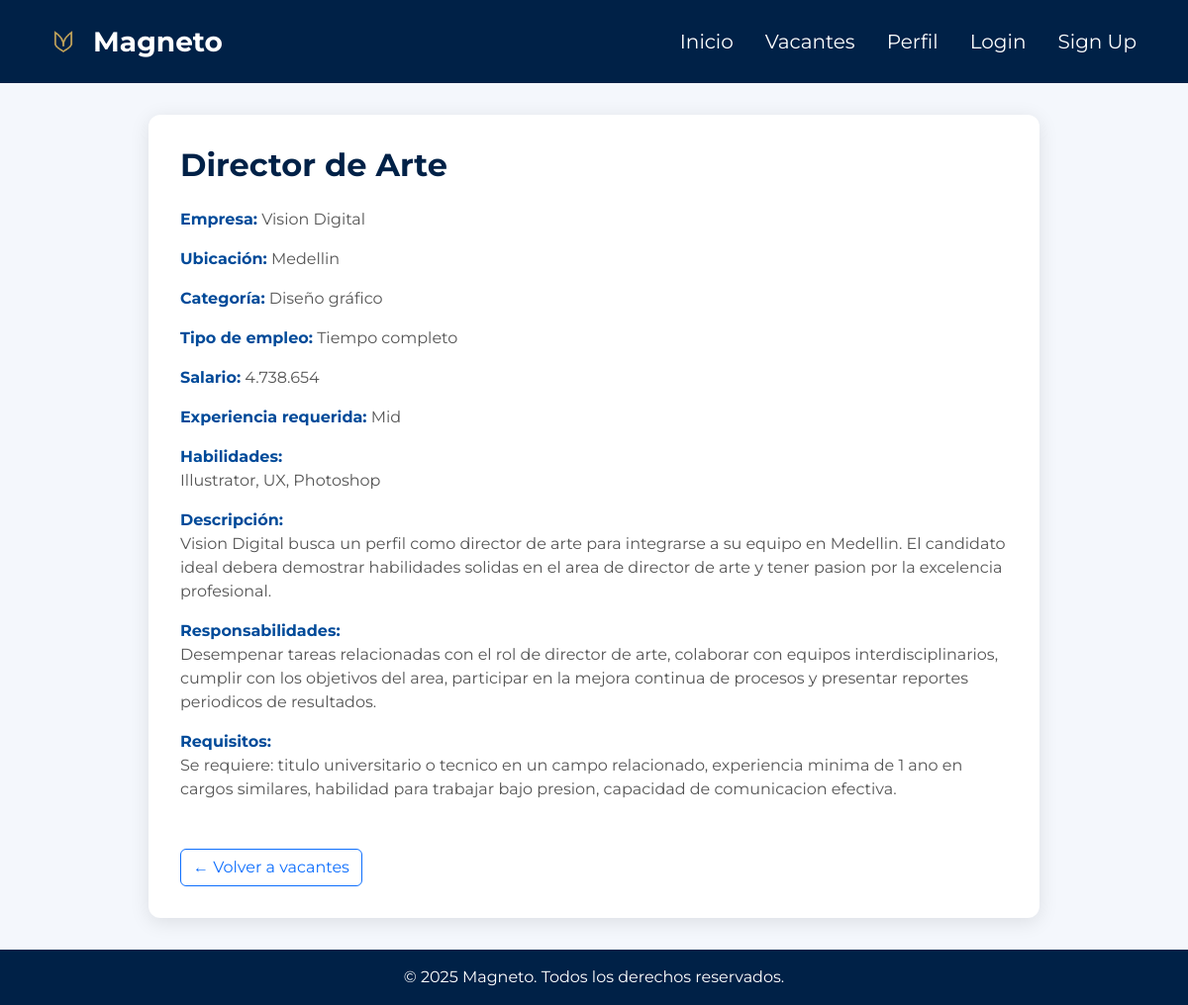
The app's page /jobs/1229/ with its own data.
### jobs/models.py (models this page shows, shortened)
class Job(models.Model):
    CATEGORIAS_TRABAJO = [
        ("diseno_grafico", "Diseño gráfico"),
        ("ingenieria_informatica", "Ingeniería informática"),
        ("marketing_digital", "Marketing digital"),
        ("ingenierias", "Ingenierias"),
        ("finanzas", "Finanzas"),
        ("salud", "Salud"),
        ("educacion", "Educación"),
        ("administracion", "Administración"),
        ("recursos_humanos", "Recursos humanos"),
    ]
    TIPO_EMPLEO = [
        ('tiempo_completo', 'Tiempo completo'),
        ('medio_tiempo', 'Medio tiempo'),
        ('contrato', 'Contrato'),
        ('pasantia', 'Pasantía'),
        ('remoto', 'Remoto'),
    ]
    NIVEL_EXPERIENCIA = [
        ('entry', 'Entry'),
        ('junior', 'Junior'),
        ('mid', 'Mid'),
        ('senior', 'Senior'),
    ]
    creada_por = models.ForeignKey(User, on_delete=models.CASCADE, related_name='vacantes', blank=True, null=True)
    titulo = models.CharField(max_length=200)
    empresa = models.CharField(max_length=200)
    ubicacion = models.CharField(max_length=100)
    descripcion = models.TextField()
    responsabilidades = models.TextField(blank=True)
    requisitos = models.TextField(blank=True)
    rango_salarial = models.CharField(max_length=100, blank=True)
    tipo_empleo = models.CharField(
        max_length=50,
        choices=TIPO_EMPLEO
    , default='tiempo_completo'
    )
    nivel_experiencia = models.CharField(
        max_length=50,
        choices=NIVEL_EXPERIENCIA
    , default='entry'
    )
    habilidades_requeridas = models.TextField(blank=True, help_text="Lista separada por comas")
    fecha_publicacion = models.DateTimeField(auto_now_add=True)
    esta_activa = models.BooleanField(default=True)
    categoria_trabajo = models.CharField(
        max_length=100,
        choices=CATEGORIAS_TRABAJO,
        default="ingenieria_informatica"
    )

### jobs/views.py (the view)
# urls.py: path('<int:job_id>/', views.job_detail, name='job_detail'),
def job_detail(request, job_id):
    job = get_object_or_404(Job, id=job_id)
    return render(request, 'job_detail.html', {'job': job})

### jobs/templates/job_detail.html (shortened to what this page needs)
<!DOCTYPE html>
<html lang="es">
<head>
    <link href="https://cdn.jsdelivr.net/npm/bootstrap@5.3.3/dist/css/bootstrap.min.css" rel="stylesheet">
</head>
<body>
<nav class="navbar navbar-expand-lg">
    <div class="container-xl">
        <a class="navbar-brand fw-bold fs-3 d-flex align-items-center" href="#">
            <img src="/media/images/logoM.png" alt="Logo Magneto">
            Magneto
        </a>
        <div class="collapse navbar-collapse justify-content-end" id="mainNavbar">
            <ul class="navbar-nav fs-5 gap-3">
                <li class="nav-item">
                    <a class="nav-link" href="{% url 'home' %}">Inicio</a>
                </li>
                <li class="nav-item">
                    <a class="nav-link" href="{% url 'job_list' %}">Vacantes</a>
                </li>
                <li class="nav-item">
                    <a class="nav-link" href="{% url 'edit_profile' %}">Perfil</a>
                </li>
                {% if user.is_authenticated %}
                    <li class="nav-item">
                        <a class="nav-link text-warning" href="{% url 'logoutaccount' %}">
                            Logout ({{ user.username }})
                        </a>
                    </li>
                {% else %}
                    <li class="nav-item">
                        <a class="nav-link" href="{% url 'loginaccount' %}">Login</a>
                    </li>
                    <li class="nav-item">
                        <a class="nav-link" href="{% url 'signupaccount' %}">Sign Up</a>
                    </li>
                {% endif %}
            </ul>
        </div>
    </div>
</nav>
<div class="container">
    <h2 class="fw-bold">{{ job.titulo }}</h2>
    <p><strong>Empresa:</strong> {{ job.empresa }}</p>
    <p><strong>Ubicación:</strong> {{ job.ubicacion }}</p>
    <p><strong>Categoría:</strong> {{ job.get_categoria_trabajo_display }}</p>
    <p><strong>Tipo de empleo:</strong> {{ job.get_tipo_empleo_display }}</p>
    <p><strong>Salario:</strong> {{ job.rango_salarial }}</p>
    <p><strong>Experiencia requerida:</strong> {{ job.get_nivel_experiencia_display }}</p>
    <p><strong>Habilidades:</strong><br>{{ job.habilidades_requeridas }}</p>
    <p><strong>Descripción:</strong><br>{{ job.descripcion }}</p>
    {% if job.responsabilidades %}
        <p><strong>Responsabilidades:</strong><br>{{ job.responsabilidades }}</p>
    {% endif %}
    {% if job.requisitos %}
        <p><strong>Requisitos:</strong><br>{{ job.requisitos }}</p>
    {% endif %}
    <a href="{% url 'job_list' %}" class="btn btn-outline-primary btn-back">← Volver a vacantes</a>
</div>
<footer>
    © 2025 Magneto. Todos los derechos reservados.
</footer>
</body>
</html>

### jobs/templates/job_detail.html (style rules this page uses)
body { font-family: 'Montserrat', sans-serif; background: #f4f7fc; margin: 0; }
.navbar { background-color: #002147; padding: 1rem 2rem; font-family: 'Montserrat', sans-serif; }
.navbar .nav-link, .navbar .navbar-brand { color: #ffffff !important; }
.navbar-brand img { height: 40px; margin-right: 10px; transition: transform 0.3s ease; }
.container { max-width: 900px; margin: 2rem auto; padding: 2rem; background-color: #ffffff; border-radius: 12px; box-shadow: 0 4px 20px rgba(0,0,0,0.1); }
h2 { color: #002147; margin-bottom: 1.5rem; }
p strong { color: #004a99; }
p { color: #555; margin-bottom: 1rem; }
.btn-back { margin-top: 2rem; }
footer { margin-top: auto; padding: 1rem 0; background-color: #002147; text-align: center; font-size: 1rem; color: #ffffff; }

### records on screen
Job: titulo "Director de Arte", empresa "Vision Digital", ubicacion "Medellin", categoria_trabajo "Diseño gráfico", tipo_empleo "Tiempo completo", rango_salarial "4.738.654", nivel_experiencia "Mid", habilidades_requeridas "Illustrator, UX, Photoshop", descripcion "Vision Digital busca un perfil como director de arte para integrarse a su equipo en Medellin. El candidato ideal debera demostrar habilidades solidas en el area de director de arte y tener pasion por la excelencia profesional.", responsabilidades "Desempenar tareas relacionadas con el rol de director de arte, colaborar con equipos interdisciplinarios, cumplir con los objetivos del area, participar en la mejora continua de procesos y presentar reportes periodicos de resultados.", requisitos "Se requiere: titulo universitario o tecnico en un campo relacionado, experiencia minima de 1 ano en cargos similares, habilidad para trabajar bajo presion, capacidad de comunicacion efectiva."
